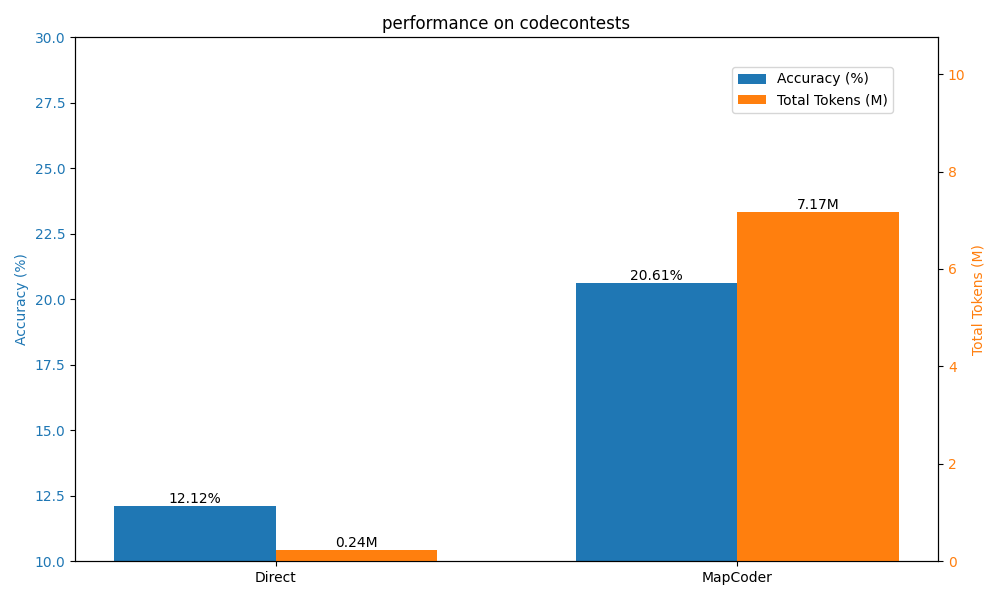

This chart was generated by the following Python code:
import matplotlib.pyplot as plt
import numpy as np

# 数据准备
methods = ["Direct", "MapCoder",]  # 方法名称
acc =     [12.12,    20.61,  ]                        # 准确率（%）
total_tokens = [237818, 7170454, ]       # 总令牌数（转换为百万单位）
tokens_m = [x / 1e6 for x in total_tokens]      # 单位转换为百万（1.365M, 2.45M等）

# 创建画布和主Y轴
fig, ax1 = plt.subplots(figsize=(10, 6))

# 绘制准确率条形图（主Y轴）
bar_width = 0.35
x = np.arange(len(methods))  # X轴位置
bars_acc = ax1.bar(x - bar_width/2, acc, bar_width, color='#1f77b4', label='Accuracy (%)')

# 设置主Y轴标签和范围
ax1.set_ylabel('Accuracy (%)', color='#1f77b4')
ax1.set_ylim(10, 30)
ax1.tick_params(axis='y', labelcolor='#1f77b4')

# 创建次Y轴（共享同一X轴）
ax2 = ax1.twinx()

# 绘制总令牌数条形图（次Y轴）
bars_tokens = ax2.bar(x + bar_width/2, tokens_m, bar_width, color='#ff7f0e', label='Total Tokens (M)')

# 设置次Y轴标签和范围
ax2.set_ylabel('Total Tokens (M)', color='#ff7f0e')
ax2.set_ylim(0, max(tokens_m) * 1.5)  # 自动调整范围
ax2.tick_params(axis='y', labelcolor='#ff7f0e')

# 添加标题、X轴标签和图例
plt.title('performance on codecontests')
ax1.set_xticks(x)
ax1.set_xticklabels(methods)
fig.legend(loc="upper right", bbox_to_anchor=(0.9, 0.9))

# 显示数值标签
for bar in bars_acc:
    height = bar.get_height()
    ax1.text(bar.get_x() + bar.get_width()/2, height, f'{height}%', ha='center', va='bottom')

for bar in bars_tokens:
    height = bar.get_height()
    ax2.text(bar.get_x() + bar.get_width()/2, height, f'{height:.2f}M', ha='center', va='bottom')

plt.tight_layout()
plt.show()
